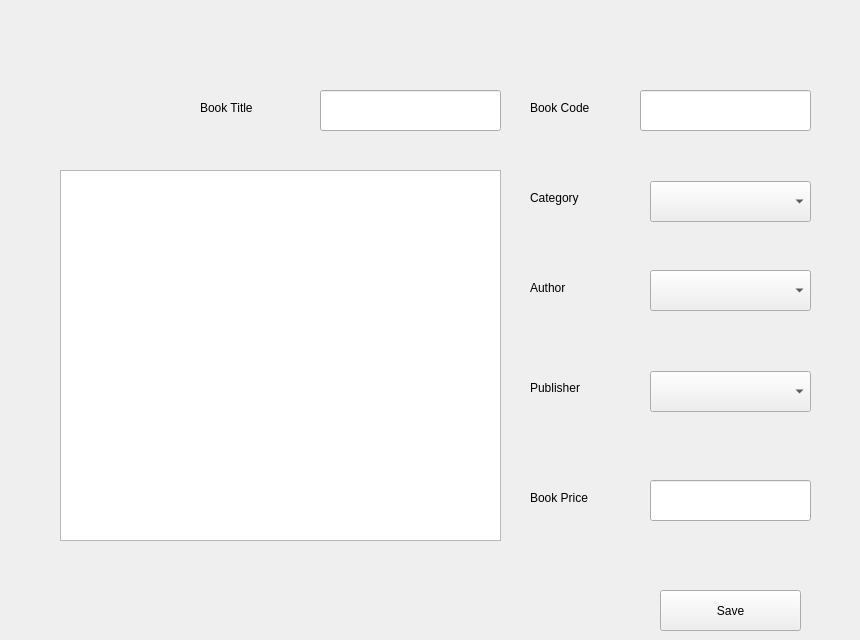
      <widget class="QWidget" name="tab_5">
       <attribute name="title">
        <string>Add New Book</string>
       </attribute>
       <widget class="QComboBox" name="comboBox_3">
        <property name="geometry">
         <rect>
          <x>650</x>
          <y>181</y>
          <width>161</width>
          <height>41</height>
         </rect>
        </property>
       </widget>
       <widget class="QComboBox" name="comboBox_4">
        <property name="geometry">
         <rect>
          <x>650</x>
          <y>270</y>
          <width>161</width>
          <height>41</height>
         </rect>
        </property>
       </widget>
       <widget class="QComboBox" name="comboBox_5">
        <property name="geometry">
         <rect>
          <x>650</x>
          <y>371</y>
          <width>161</width>
          <height>41</height>
         </rect>
        </property>
       </widget>
       <widget class="QLineEdit" name="lineEdit_2">
        <property name="geometry">
         <rect>
          <x>640</x>
          <y>90</y>
          <width>171</width>
          <height>41</height>
         </rect>
        </property>
       </widget>
       <widget class="QLineEdit" name="lineEdit_3">
        <property name="geometry">
         <rect>
          <x>320</x>
          <y>90</y>
          <width>181</width>
          <height>41</height>
         </rect>
        </property>
       </widget>
       <widget class="QPushButton" name="pushButton_7">
        <property name="geometry">
         <rect>
          <x>660</x>
          <y>590</y>
          <width>141</width>
          <height>41</height>
         </rect>
        </property>
        <property name="text">
         <string>Save</string>
        </property>
       </widget>
       <widget class="QLabel" name="label_3">
        <property name="geometry">
         <rect>
          <x>200</x>
          <y>100</y>
          <width>101</width>
          <height>16</height>
         </rect>
        </property>
        <property name="text">
         <string>Book Title</string>
        </property>
       </widget>
       <widget class="QLabel" name="label_5">
        <property name="geometry">
         <rect>
          <x>530</x>
          <y>100</y>
          <width>101</width>
          <height>16</height>
         </rect>
        </property>
        <property name="text">
         <string>Book Code</string>
        </property>
       </widget>
       <widget class="QLabel" name="label_6">
        <property name="geometry">
         <rect>
          <x>530</x>
          <y>280</y>
          <width>101</width>
          <height>16</height>
         </rect>
        </property>
        <property name="text">
         <string>Author</string>
        </property>
       </widget>
       <widget class="QLabel" name="label_7">
        <property name="geometry">
         <rect>
          <x>530</x>
          <y>190</y>
          <width>101</width>
          <height>16</height>
         </rect>
        </property>
        <property name="text">
         <string>Category</string>
        </property>
       </widget>
       <widget class="QLabel" name="label_8">
        <property name="geometry">
         <rect>
          <x>530</x>
          <y>380</y>
          <width>101</width>
          <height>16</height>
         </rect>
        </property>
        <property name="text">
         <string>Publisher</string>
        </property>
       </widget>
       <widget class="QLineEdit" name="lineEdit_4">
        <property name="geometry">
         <rect>
          <x>650</x>
          <y>480</y>
          <width>161</width>
          <height>41</height>
         </rect>
        </property>
       </widget>
       <widget class="QLabel" name="label_9">
        <property name="geometry">
         <rect>
          <x>530</x>
          <y>490</y>
          <width>101</width>
          <height>16</height>
         </rect>
        </property>
        <property name="text">
         <string>Book Price</string>
        </property>
       </widget>
       <widget class="QTextEdit" name="textEdit_2">
        <property name="geometry">
         <rect>
          <x>60</x>
          <y>170</y>
          <width>441</width>
          <height>371</height>
         </rect>
        </property>
       </widget>
       <widget class="QLabel" name="label_49">
        <property name="geometry">
         <rect>
          <x>590</x>
          <y>550</y>
          <width>261</width>
          <height>21</height>
         </rect>
        </property>
        <property name="text">
         <string/>
        </property>
       </widget>
      </widget>
